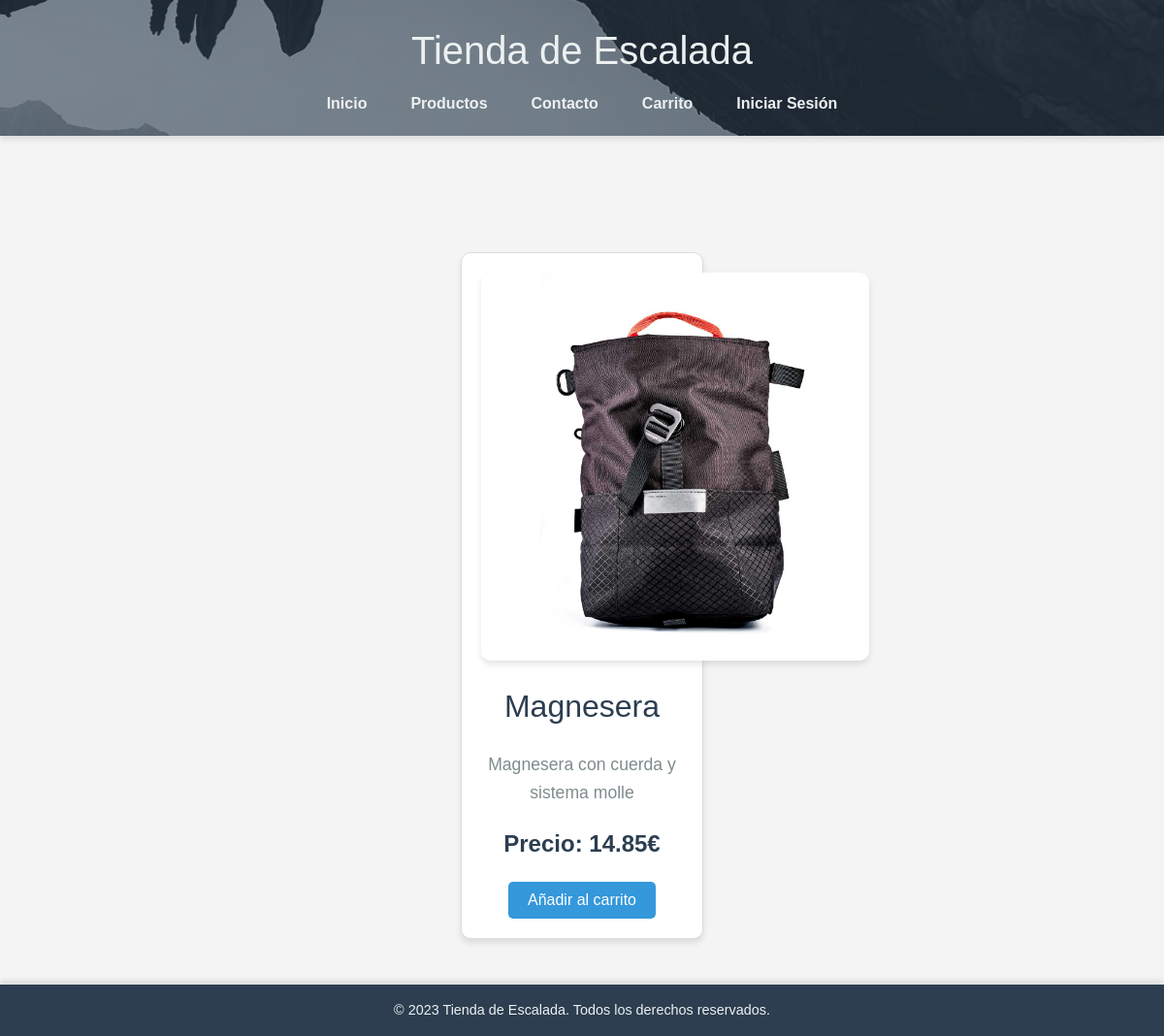
The page /index.php?action=ver_producto&id=2 on the database its author committed.
### tables this page shows
CREATE TABLE IF NOT EXISTS `productos` (
  `id` int(11) NOT NULL AUTO_INCREMENT,
  `nombre` varchar(100) NOT NULL,
  `descripcion` text NOT NULL,
  `precio` decimal(10,2) NOT NULL,
  `imagen` varchar(255) NOT NULL,
  `tipo` enum('indoor','clasica','alta_montana') NOT NULL,
  PRIMARY KEY (`id`)
);

### public/miproyecto/Models/ProductosDAO.php (called while the page is built, shortened)
<?php
require_once __DIR__ . '/../db/database.php';
class ProductosDAO {
    private $conn;
    public function __construct() {
        global $conn;
        $this->conn = $conn;
    }
    public function getAllProductos() {
        $stmt = $this->conn->query("SELECT * FROM productos");
        return $stmt->fetchAll(PDO::FETCH_ASSOC);
    }
    public function getProductoById($id) {
        $stmt = $this->conn->prepare("SELECT * FROM productos WHERE id = :id");
        $stmt->bindParam(':id', $id, PDO::PARAM_INT);
        $stmt->execute();
        $producto = $stmt->fetch(PDO::FETCH_ASSOC);
        if ($producto) {
            $producto['imagen'] = '/miproyecto/imagenes/' . $producto['imagen'];
        }
        return $producto;
    }
}
?>

### public/miproyecto/Vistas/ver_producto.php (the view, shortened to what this page needs)
<?php
require_once __DIR__ . '/../includes/header.php';
?>
<section class="producto-detalle">
    <?php if ($producto): ?>
        <div class="producto">
            <img src="/miproyecto/imagenes/<?= htmlspecialchars($producto['imagen']) ?>"
            alt="<?= htmlspecialchars($producto['nombre']) ?>">
            <div class="info">
                <h2><?= htmlspecialchars($producto['nombre']) ?></h2>
                <p><?= htmlspecialchars($producto['descripcion']) ?></p>
                <p class="precio">Precio: <?= htmlspecialchars($producto['precio']) ?>€</p>
                <form method="POST" action="index.php?action=añadir_al_carrito">
                    <button type="submit" name="añadir">Añadir al carrito</button>
                </form>
            </div>
        </div>
    <?php else: ?>
        <p>Producto no encontrado.</p>
    <?php endif; ?>
</section>
<?php
require_once __DIR__ . '/../includes/footer.php';
?>

### public/miproyecto/styles.css (style rules this page uses)
* { margin: 0; padding: 0; box-sizing: border-box; }
body, h1, h2, h3, p, a, ul, li { margin: 0; padding: 0; font-size: 100%; font-weight: normal; text-decoration: none; list-style: none; }
body { font-family: 'Arial', sans-serif; background-color: #f4f4f4; color: #333; line-height: 1.6; }
.producto { background-color: #fff; border: 1px solid #ddd; border-radius: 10px; padding: 20px; width: 250px; text-align: center; box-shadow: 0 4px 6px rgba(0, 0, 0, 0.1); transition: transform 0.3s ease, box-shadow 0.3s ease; }
.producto img { max-width: 100%; height: auto; border-radius: 10px; margin-bottom: 15px; }
.producto p { font-size: 1rem; color: #7f8c8d; margin: 10px 0; }
.producto button { background-color: #3498db; color: #fff; border: none; padding: 10px 20px; border-radius: 5px; cursor: pointer; font-size: 1rem; transition: background-color 0.3s ease; }
.producto-detalle { padding: 40px 20px; max-width: 1200px; margin: 0 auto; display: flex; justify-content: center; align-items: flex-start; gap: 40px; }
.producto-detalle img { max-width: 400px; height: auto; border-radius: 10px; box-shadow: 0 4px 6px rgba(0, 0, 0, 0.1); }
.producto-detalle .info { flex: 1; }
.producto-detalle h2 { font-size: 2rem; color: #2c3e50; margin-bottom: 20px; }
.producto-detalle p { font-size: 1.1rem; color: #7f8c8d; line-height: 1.6; margin-bottom: 20px; }
.producto-detalle .precio { font-size: 1.5rem; color: #2c3e50; font-weight: bold; margin-bottom: 20px; }
.producto-detalle button { background-color: #3498db; color: #fff; border: none; padding: 10px 20px; border-radius: 5px; cursor: pointer; font-size: 1rem; transition: background-color 0.3s ease; }

### rows shown on the page
productos: nombre "Magnesera", descripcion "Magnesera con cuerda y sistema molle", precio "14.85"
